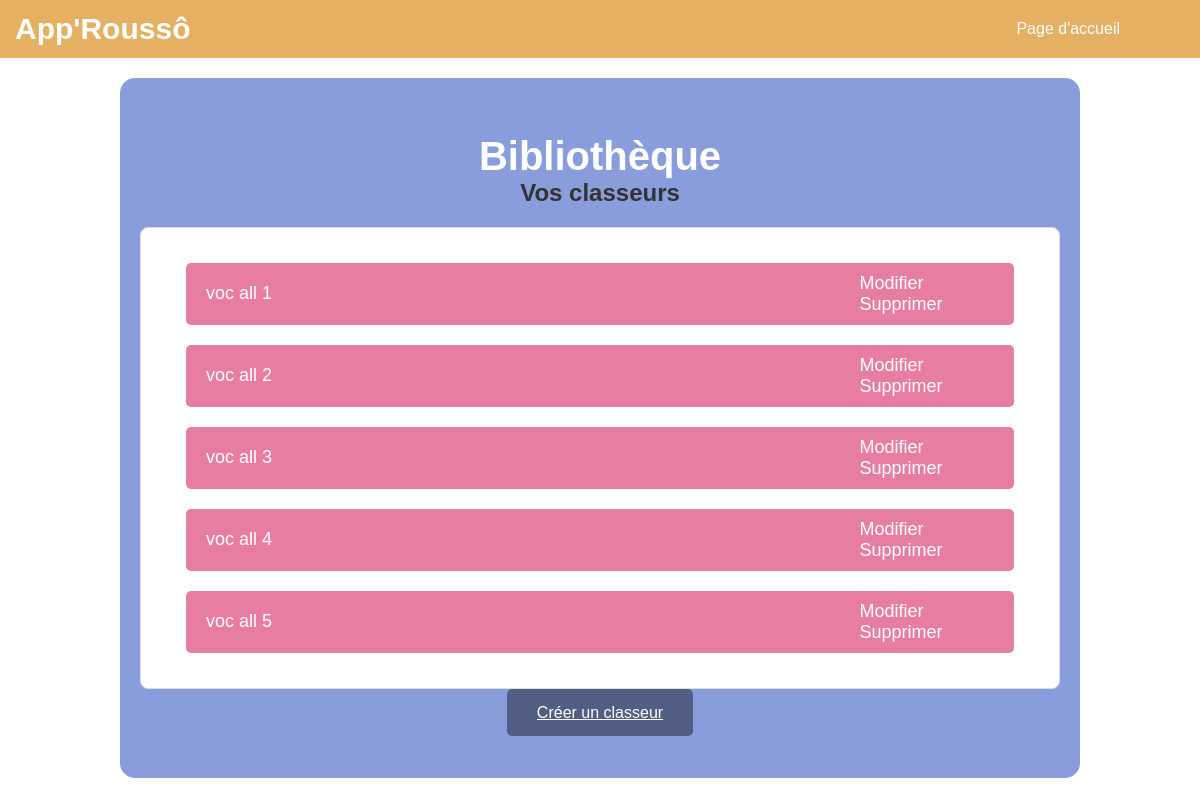
/classeurs/ (signed in), run on an earlier commit of the app's database.
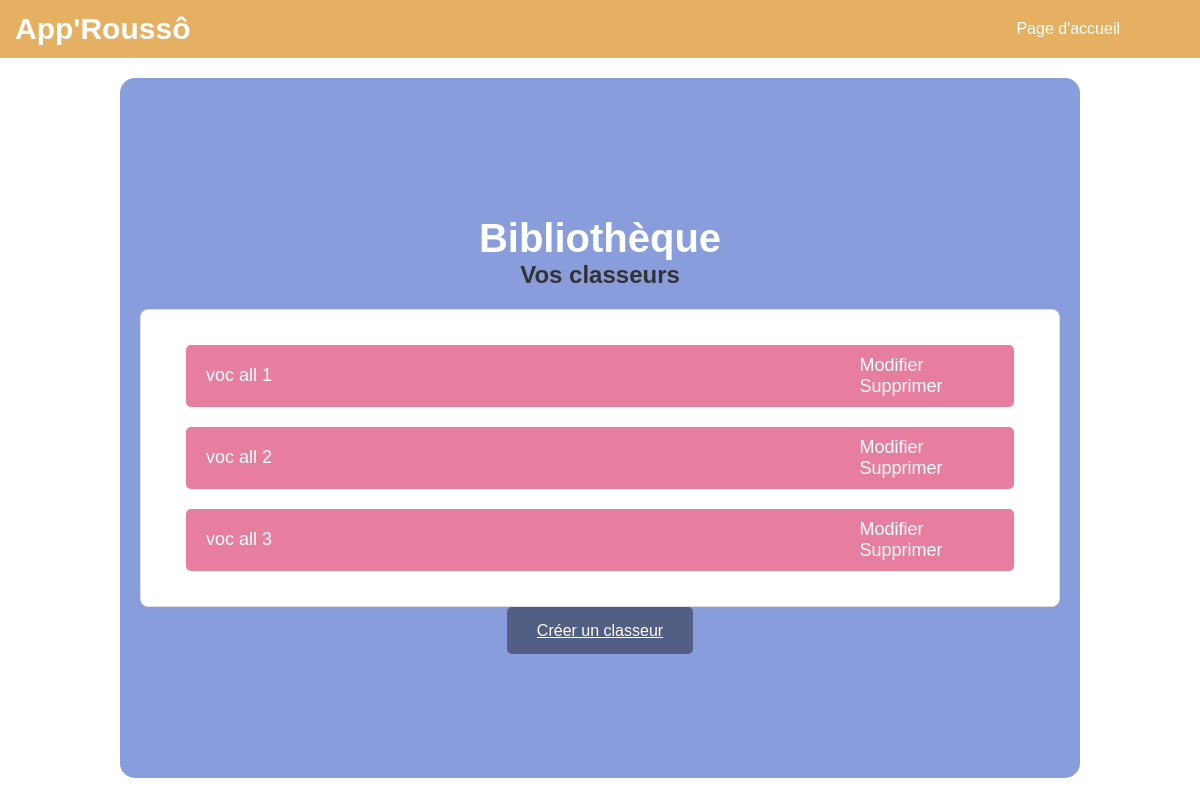
And on a later commit of the database.
### cards/models.py (models this page shows, shortened)
class Classeur(models.Model):
    name = models.CharField(max_length=200, null=False)
    user = models.ForeignKey(User, on_delete=models.CASCADE)  # Classeur asso. avec un utilisateur

### cards/views.py (the view)
# urls.py: path('classeurs/', views.classeur_list, name='classeur_list'),
@login_required
def classeur_list(request):
    if not request.user.is_authenticated:
        return redirect('login')  # Redirect to the login page or handle it as needed
    classeurs = Classeur.objects.filter(user=request.user)
    return render(request, 'cards/classeur_list.html', {'classeurs': classeurs})

### cards/templates/cards/classeur_list.html (shortened to what this page needs)
<!DOCTYPE html>
<html lang="en">
{% load static %}
<head>
    <link rel="stylesheet" href="https://cdn.simplecss.org/simple.min.css">
    <link rel="stylesheet" href="{% static 'css/styles_classeur_liste.css' %}">
</head>
<body>
    <nav>
        <h1>App'Roussô</h1>
        <ul>
            <li><a href="{% url 'welcome' %}">Page d'accueil</a></li>
        </ul>
    </nav>
    {% block content %}
    <div class="container">
        <div class="box-classeur">
            <h1>Bibliothèque</h1>
            <h3>Vos classeurs</h3>
            {% if classeurs %}
                <ul class="classeur-list">
                    {% for classeur in classeurs %}
                        <li class="classeur-item">
                            <a href="{% url 'classeur_detail' classeur.pk %}" class="classeur-link">
                                    <span class="classeur-title">{{ classeur.name }}</span>
                            </a>
                            <div class="classeur-actions">
                                <a href="{% url 'classeur-edit' classeur.pk %}" class="action-link">Modifier</a>
                                <a href="{% url 'classeur_delete' classeur.pk %}" class="action-link">Supprimer</a>
                            </div>
                        </li>
                    {% endfor %}
                </ul>
            {% else %}
                <p>Aucun classeur trouvé.</p>
            {% endif %}
            <div class="buttons">
                <a href="{% url 'classeur_create' %}" class="button">Créer un classeur</a>
            </div>
        </div>
    </div>
    {% endblock %}
</body>
</html>

What changed in the data, as far as the page shows it:
removed Classeur: name "voc all 4"
removed Classeur: name "voc all 5"
